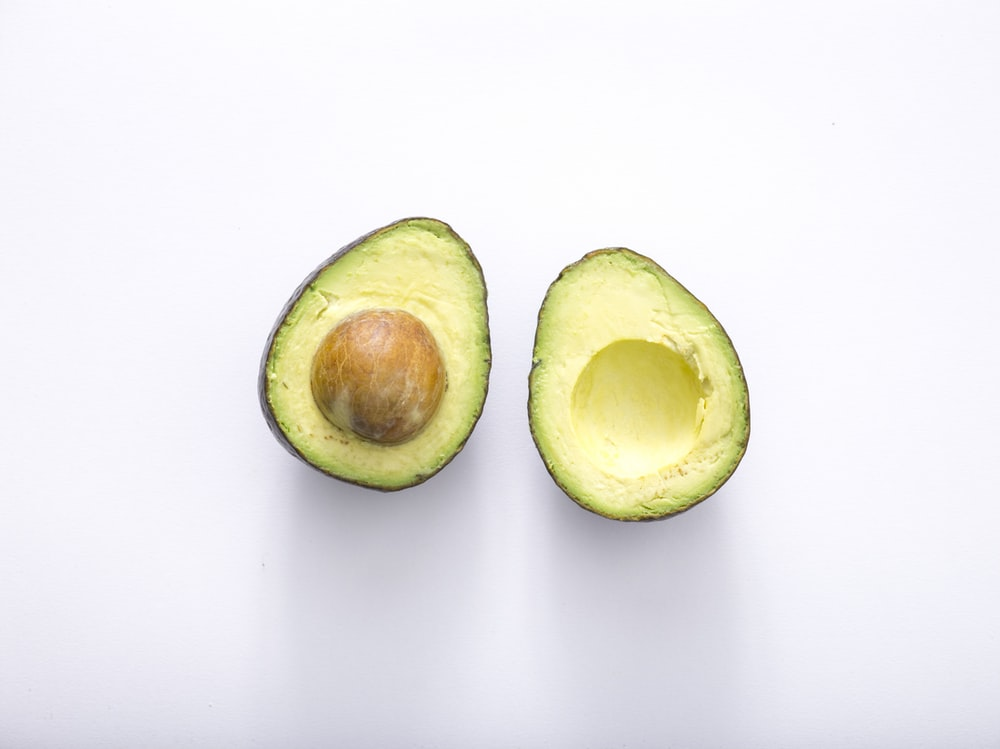
#> input picture supplier-data/images/002.tiff, 1000 x 749 px
$ python changeImage.py supplier-data/images
#> lines starting #> are read from the running program, lines starting #| are printed output that depends on the picture
#!/usr/bin/env python3

import os
import sys
from PIL import Image
from pathlib import Path

def format_image(dir):
#> called with dir = 'supplier-data/images'
    for root, directory, files in os.walk(dir):
        for file in files:
            if file[0] != '.' and 'tiff' in file:
                og_path = os.path.join(root,file)
                img = Image.open(og_path)
#> img is the input picture: PIL image 1000x749 RGB; mean R, G, B 235.5, 233.7, 230
                file_name = Path(og_path).stem
                file_path = os.path.join(root,file_name) + ".jpeg"
                try:
                    img.convert("RGB").resize((600,400)).save(file_path, "JPEG")
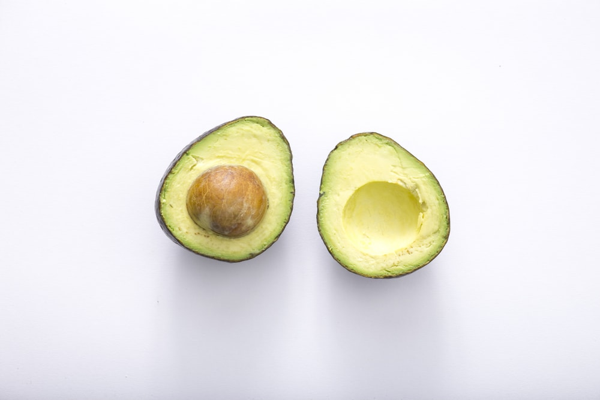
#> saved as 002.jpeg: PIL image 600x400 RGB; mean R, G, B 235.5, 233.7, 230
                    img.close()
                except Exception as e:
                    print("Failure to convert {} with : {}".format(file, e))

if __name__=="__main__":
    dir = sys.argv[1]
    format_image(dir)

$ run again, on supplier-data/images/004.tiff
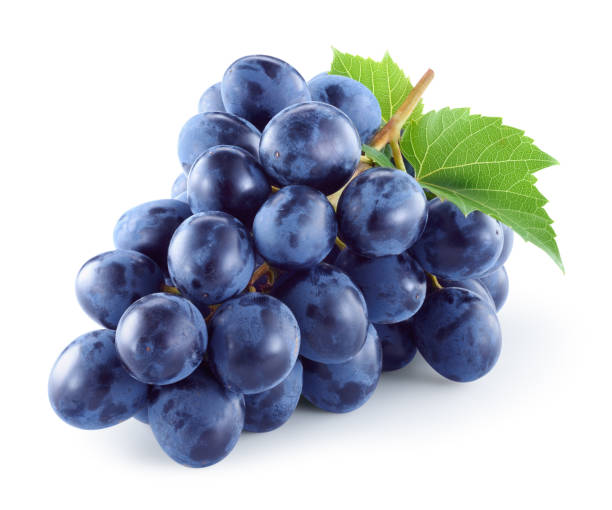
#> input picture supplier-data/images/004.tiff, 612 x 510 px
#> in format_image, img is the input picture: PIL image 612x510 RGB; mean R, G, B 182, 189, 198.5
#> in format_image, `img.convert("RGB").resize((600,400)).save(file_path, "JPEG")`:
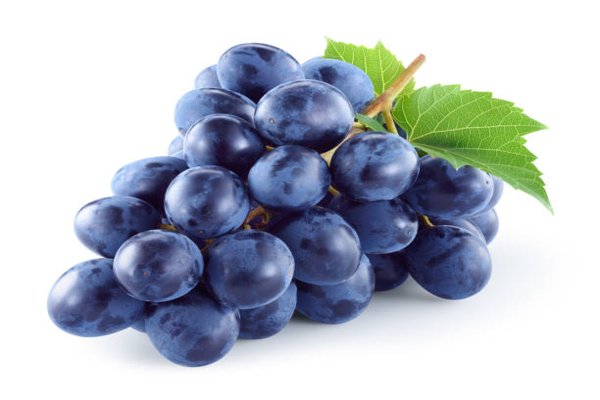
#> saved as 004.jpeg: PIL image 600x400 RGB; mean R, G, B 182, 189, 198.5

$ run again, on supplier-data/images/005.tiff
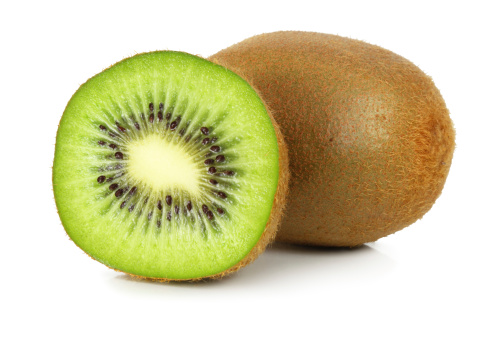
#> input picture supplier-data/images/005.tiff, 490 x 350 px
#> in format_image, img is the input picture: PIL image 490x350 RGB; mean R, G, B 213.9, 208.4, 168.9
#> in format_image, `img.convert("RGB").resize((600,400)).save(file_path, "JPEG")`:
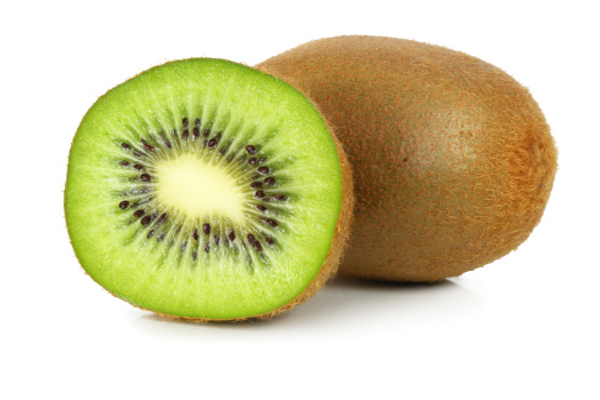
#> saved as 005.jpeg: PIL image 600x400 RGB; mean R, G, B 213.9, 208.4, 168.9
